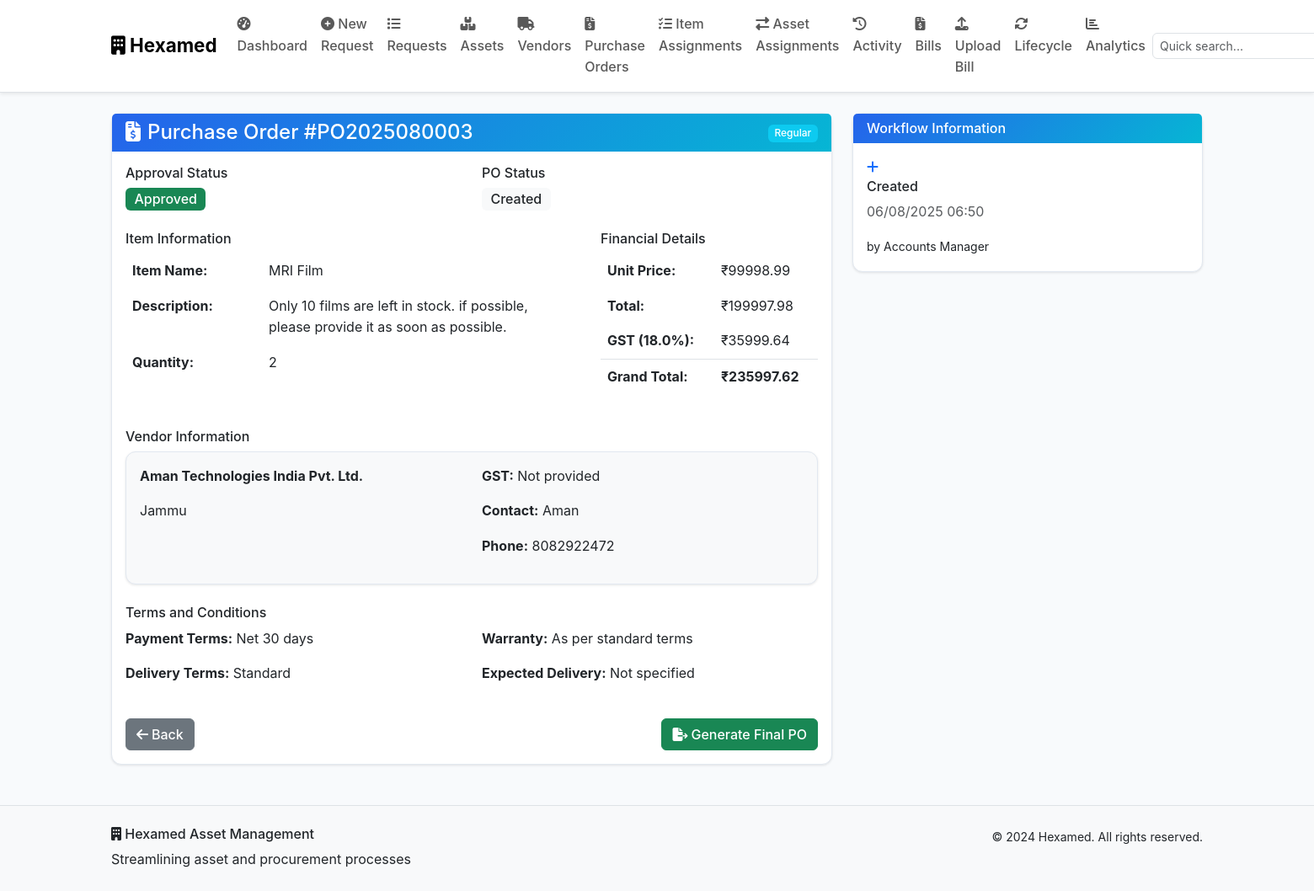
Page /purchase-order/3 (signed in) on the earlier database version.
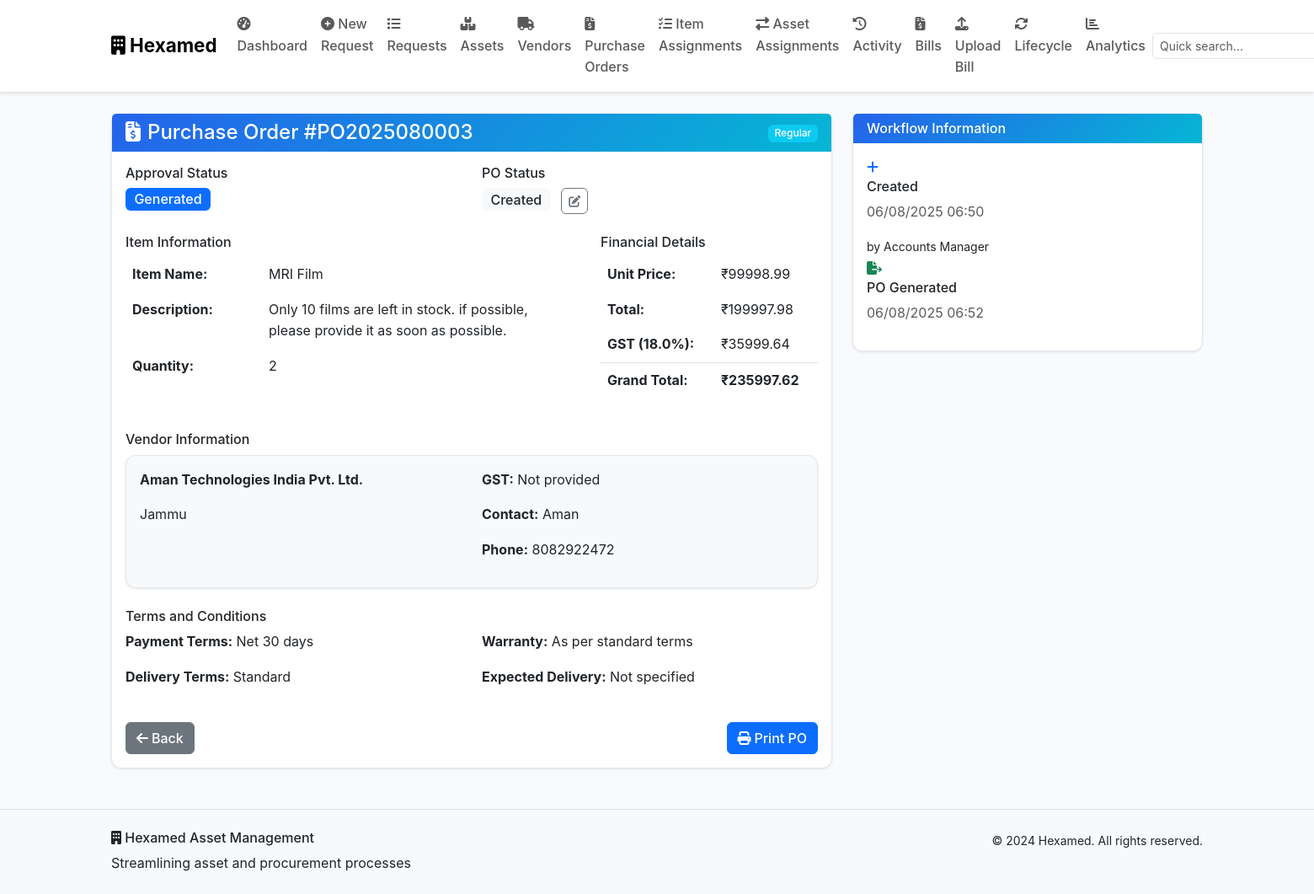
Same page on the later database version.
### models.py (models this page shows, shortened)
class PurchaseOrder(db.Model):
    id = db.Column(db.Integer, primary_key=True)
    po_number = db.Column(db.String(100), unique=True, nullable=False)
    item_type = db.Column(db.String(20), nullable=False)  # Regular or Specific
    item_name = db.Column(db.String(200), nullable=False)
    item_description = db.Column(db.Text)
    quantity = db.Column(db.Integer, nullable=False)
    unit_price = db.Column(db.Float, nullable=False)
    total_amount = db.Column(db.Float, nullable=False)
    gst_percentage = db.Column(db.Float, default=18.0)
    gst_amount = db.Column(db.Float, nullable=False)
    grand_total = db.Column(db.Float, nullable=False)
    vendor_id = db.Column(db.Integer, db.ForeignKey('vendor.id'), nullable=False)
    vendor_name = db.Column(db.String(200), nullable=False)
    vendor_address = db.Column(db.Text)
    vendor_gst = db.Column(db.String(50))
    status = db.Column(db.String(50), default='Draft')  # Draft, MD Review Pending, Approved, Generated, Cancelled
    po_status = db.Column(db.String(50), default='Created')  # Created, Sent, Acknowledged, Delivered, Closed
    requires_md_approval = db.Column(db.Boolean, default=False)
    md_approved = db.Column(db.Boolean, default=False)
    md_comments = db.Column(db.Text)
    approved_by_md = db.Column(db.Integer, db.ForeignKey('user.id'))
    approved_at = db.Column(db.DateTime)
    payment_terms = db.Column(db.String(200), default='Net 30 days')
    delivery_terms = db.Column(db.String(200))
    warranty_terms = db.Column(db.Text)
    special_instructions = db.Column(db.Text)
    quotation_files = db.Column(db.Text)  # JSON array of file paths
    vendor_documents = db.Column(db.Text)  # JSON array of vendor document paths
    request_id = db.Column(db.Integer, db.ForeignKey('asset_request.id'))
    created_by = db.Column(db.Integer, db.ForeignKey('user.id'), nullable=False)
    updated_by = db.Column(db.Integer, db.ForeignKey('user.id'))
    created_at = db.Column(db.DateTime, default=datetime.utcnow)
    updated_at = db.Column(db.DateTime, default=datetime.utcnow, onupdate=datetime.utcnow)
    po_date = db.Column(db.Date, default=datetime.utcnow().date)
    expected_delivery_date = db.Column(db.Date)
    vendor = db.relationship('Vendor', backref='purchase_orders')
    request = db.relationship('AssetRequest', backref='purchase_orders')
    creator = db.relationship('User', foreign_keys=[created_by], backref='created_pos')
    updater = db.relationship('User', foreign_keys=[updated_by], backref='updated_pos')
    md_approver = db.relationship('User', foreign_keys=[approved_by_md], backref='approved_pos')

### routes.py (the view)
        def decorated_function(*args, **kwargs):
            if 'user_id' not in session:
                flash('Please log in to access this page.', 'warning')
                return redirect(url_for('login'))
            user = User.query.get(session['user_id'])
            if not user or user.role not in roles:
                flash('You do not have permission to access this page.', 'danger')
                return redirect(url_for('dashboard'))
            return f(*args, **kwargs)

### routes.py (called while the page is built)
def require_role(roles):
    def decorator(f):
        def decorated_function(*args, **kwargs):
            if 'user_id' not in session:
                flash('Please log in to access this page.', 'warning')
                return redirect(url_for('login'))
            user = User.query.get(session['user_id'])
            if not user or user.role not in roles:
                flash('You do not have permission to access this page.', 'danger')
                return redirect(url_for('dashboard'))
            return f(*args, **kwargs)
        decorated_function.__name__ = f.__name__
        return decorated_function
    return decorator

### templates/purchase_order_detail.html (shortened to what the changed rows need)
{% extends "base.html" %}
{% block content %}
<div class="container my-4">
    <div class="row">
        <div class="col-lg-8">
            <div class="card">
                <div class="card-header d-flex justify-content-between align-items-center">
                    <h4 class="mb-0">
                        <i class="fas fa-file-invoice-dollar me-2"></i>Purchase Order #{{ po.po_number }}
                    </h4>
                    <div>
                        {% if po.item_type == 'Regular' %}
                            <span class="badge bg-info">{{ po.item_type }}</span>
                        {% else %}
                            <span class="badge bg-warning">{{ po.item_type }}</span>
                        {% endif %}
                    </div>
                </div>
                <div class="card-body">
                    <div class="row mb-4">
                        <div class="col-md-6">
                            <h6>Approval Status</h6>
                            {% if po.status == 'Draft' %}
                                <span class="badge bg-secondary fs-6">{{ po.status }}</span>
                            {% elif po.status == 'MD Review Pending' %}
                                <span class="badge bg-warning fs-6">MD Review Pending</span>
                            {% elif po.status == 'Approved' %}
                                <span class="badge bg-success fs-6">{{ po.status }}</span>
                            {% elif po.status == 'Generated' %}
                                <span class="badge bg-primary fs-6">{{ po.status }}</span>
                            {% elif po.status == 'MD Rejected' %}
                                <span class="badge bg-danger fs-6">MD Rejected</span>
                            {% endif %}
                        </div>
                        <div class="col-md-6">
                            <h6>PO Status</h6>
                            <span class="badge bg-light text-dark fs-6">{{ po.po_status }}</span>
                            {% if user.role in ['Accounts/SCM', 'Admin'] and po.status == 'Generated' %}
                            <button class="btn btn-sm btn-outline-secondary ms-2" data-bs-toggle="modal"
                                    data-bs-target="#updateStatusModal">
                                <i class="fas fa-edit"></i>
                            </button>
                            {% endif %}
                        </div>
                    </div>
                    <div class="row mb-4">
                        <div class="col-md-8">
                            <table class="table table-borderless">
                                <tr>
                                    <td width="30%"><strong>Item Name:</strong></td>
                                    <td>{{ po.item_name }}</td>
                                </tr>
                                <tr>
                                    <td><strong>Description:</strong></td>
                                    <td>{{ po.item_description or 'Not specified' }}</td>
                                </tr>
                                <tr>
                                    <td><strong>Quantity:</strong></td>
                                    <td>{{ po.quantity }}</td>
                                </tr>
                            </table>
                        </div>
                        <div class="col-md-4">
                            <table class="table table-borderless">
                                <tr>
                                    <td><strong>Unit Price:</strong></td>
                                    <td>₹{{ "%.2f"|format(po.unit_price) }}</td>
                                </tr>
                                <tr>
                                    <td><strong>Total:</strong></td>
                                    <td>₹{{ "%.2f"|format(po.total_amount) }}</td>
                                </tr>
                                <tr>
                                    <td><strong>GST ({{ po.gst_percentage }}%):</strong></td>
                                    <td>₹{{ "%.2f"|format(po.gst_amount) }}</td>
                                </tr>
                                <tr class="border-top">
                                    <td><strong>₹{{ "%.2f"|format(po.grand_total) }}</strong></td>
                                </tr>
                            </table>
                        </div>
                    </div>
                    <div class="row mb-4">
                        <div class="col-12">
                            <div class="card bg-light">
                                <div class="card-body">
                                    <div class="row">
                                        <div class="col-md-6">
                                            <p><strong>{{ po.vendor_name }}</strong></p>
                                            <p>{{ po.vendor_address or 'Address not available' }}</p>
                                        </div>
                                        <div class="col-md-6">
                                            <p><strong>GST:</strong> {{ po.vendor_gst or 'Not provided' }}</p>
                                            <p><strong>Contact:</strong> {{ po.vendor.contact_person or 'Not available' }}</p>
                                            <p><strong>Phone:</strong> {{ po.vendor.phone or 'Not available' }}</p>
                                        </div>
                                    </div>
                                </div>
                            </div>
                        </div>
                    </div>
                    <div class="row mb-4">
                        <div class="col-12">
                            <div class="row">
                                <div class="col-md-6">
                                    <p><strong>Payment Terms:</strong> {{ po.payment_terms }}</p>
                                    <p><strong>Delivery Terms:</strong> {{ po.delivery_terms or 'Standard' }}</p>
                                </div>
                                <div class="col-md-6">
                                    <p><strong>Warranty:</strong> {{ po.warranty_terms or 'As per standard terms' }}</p>
                                    <p><strong>Expected Delivery:</strong> {{ po.expected_delivery_date.strftime('%d/%m/%Y') if po.expected_delivery_date else 'Not specified' }}</p>
                                </div>
                            </div>
                        </div>
                    </div>
                    <div class="d-flex justify-content-between">
                        <div>
                            {% if po.status == 'Generated' %}
                            <a href="{{ url_for('print_purchase_order', po_id=po.id) }}"
                               class="btn btn-primary" target="_blank">
                                <i class="fas fa-print me-1"></i>Print PO
                            </a>
                            {% endif %}
                            {% if user.role == 'Accounts/SCM' %}
                                {% if po.status == 'MD Rejected' %}
                                <a href="{{ url_for('update_po_vendor', po_id=po.id) }}"
                                   class="btn btn-primary">
                                    <i class="fas fa-edit me-1"></i>Update Vendor
                                </a>
                                {% elif po.status == 'Approved' %}
                                <form method="POST" action="{{ url_for('generate_final_purchase_order', po_id=po.id) }}"
                                      style="display: inline;">
                                    <button type="submit" class="btn btn-success"
                                            onclick="return confirm('Generate final purchase order?')">
                                        <i class="fas fa-file-export me-1"></i>Generate Final PO
                                    </button>
                                </form>
                                {% endif %}
                            {% endif %}
                        </div>
                    </div>
                </div>
            </div>
        </div>
        <div class="col-lg-4">
            <div class="card">
                <div class="card-body">
                    <div class="timeline">
                        <div class="timeline-item">
                            <div class="timeline-content">
                                <h6>Created</h6>
                                <p class="text-muted">{{ po.created_at.strftime('%d/%m/%Y %H:%M') }}</p>
                                <small>by {{ po.creator.full_name }}</small>
                            </div>
                        </div>
                        {% if po.status == 'Generated' %}
                        <div class="timeline-item">
                            <i class="fas fa-file-export text-success"></i>
                            <div class="timeline-content">
                                <h6>PO Generated</h6>
                                <p class="text-muted">{{ po.updated_at.strftime('%d/%m/%Y %H:%M') if po.updated_at else po.created_at.strftime('%d/%m/%Y %H:%M') }}</p>
                            </div>
                        </div>
                        {% endif %}
                    </div>
                </div>
            </div>
        </div>
    </div>
</div>
{% endblock %}

Differences in the rows shown:
changed PurchaseOrder "PO2025080003": updated_at (not shown) → "06/08/2025 06:52"; status "Approved" → "Generated"
Other differences:
text no longer shown: "Generate Final PO"
text now shown: "Print PO PO Generated"
